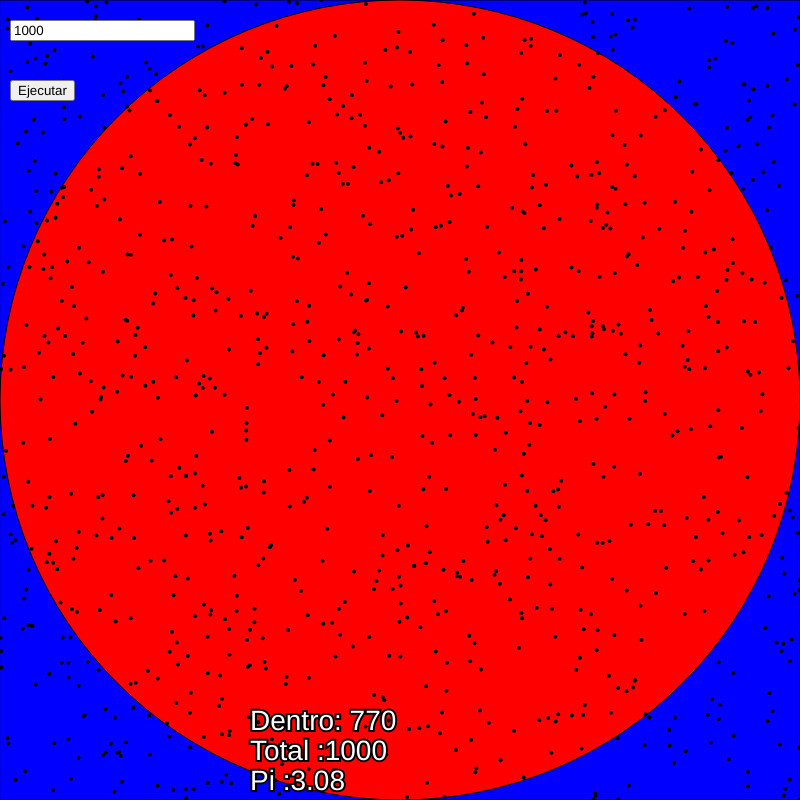
Frame 1 (no input)
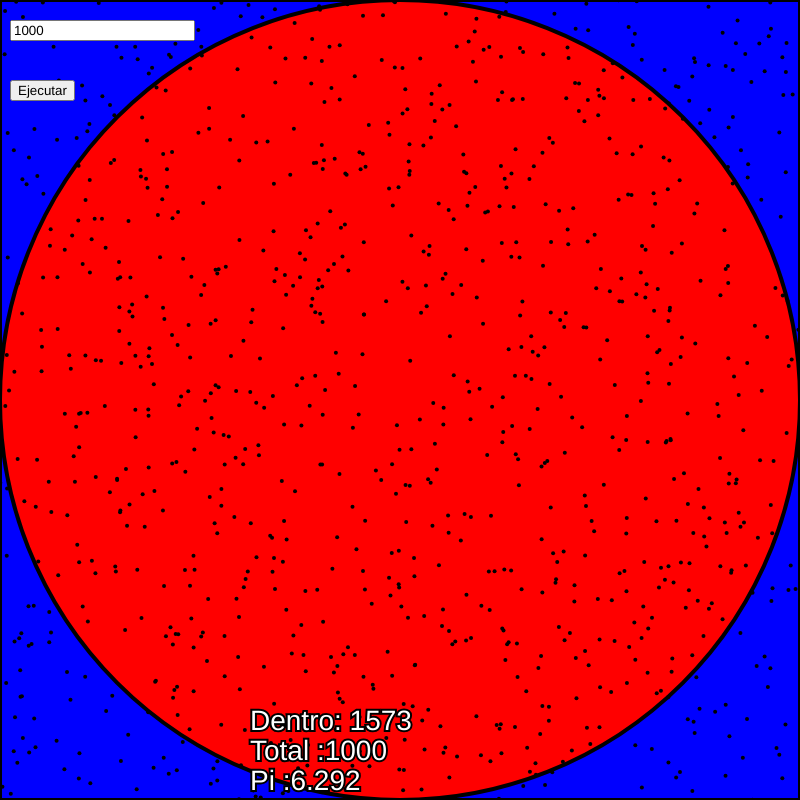
Frame 2 (the mouse pressed at the canvas centre, redrawn once)

The p5.js sketch that drew these frames (run headless with seeded random() and noise() and a simulated clock; the mouse was pressed at the canvas centre and the sketch redrawn once):

// p5.js sketch
// ── sketch.js
let puntos = 1000
let contador = 0
let inputPuntos
let botonEjecutar
let colorCuadrado
let colorCirculo

function preload() {
  // put preload code here
}

function setup() {
  // put setup code here
  createCanvas(800,800)
  noLoop() //Draw se ejecutara solo una vez
  rectMode(CENTER)
  inputPuntos = createInput(String(puntos))
  inputPuntos.position(10,20)
  colorCuadrado = createColorPicker('blue')
  colorCirculo = createColorPicker('red')
  botonEjecutar= createButton('Ejecutar')
  botonEjecutar.position(10,80)
  botonEjecutar.mousePressed(ejecutar)

}
function ejecutar(){
  puntos = int(inputPuntos.value())
  contador = 0
  redraw()

}

function draw() {
  // put drawing code here
  //background(255)
  //rect(100,100,200,200)
  translate(width/2,height/2)
  let cCirc = colorCirculo.color()
  let cCuad = colorCuadrado.color()
  fill(cCuad)
  rect(0,0,width,height)
  fill(cCirc)
  circle(0,0,width)
  let radio = width/2
  let lado = width
  strokeWeight(4)
  stroke(0)
  for (let i = 0; i<puntos; i++) {
    let x = random(-width/2, width/2)
    let y = random(-height/2, height/2)
    point(x,y)
    let d = distancia(0,0,x,y)
    if (d <= radio) {
      contador++
    }
  }
  let pi = (contador*lado*lado)/(radio*radio*puntos)
  fill(255)
  textSize(28)
  text("Dentro: "+contador,-150,330)
  text("Total :"+puntos,-150,360)
  text("Pi :"+pi,-150,390)
}

function distancia(x1,y1,x2,y2) {
  return sqrt(pow(x2-x1,2)+pow(y2-y1,2))
}
